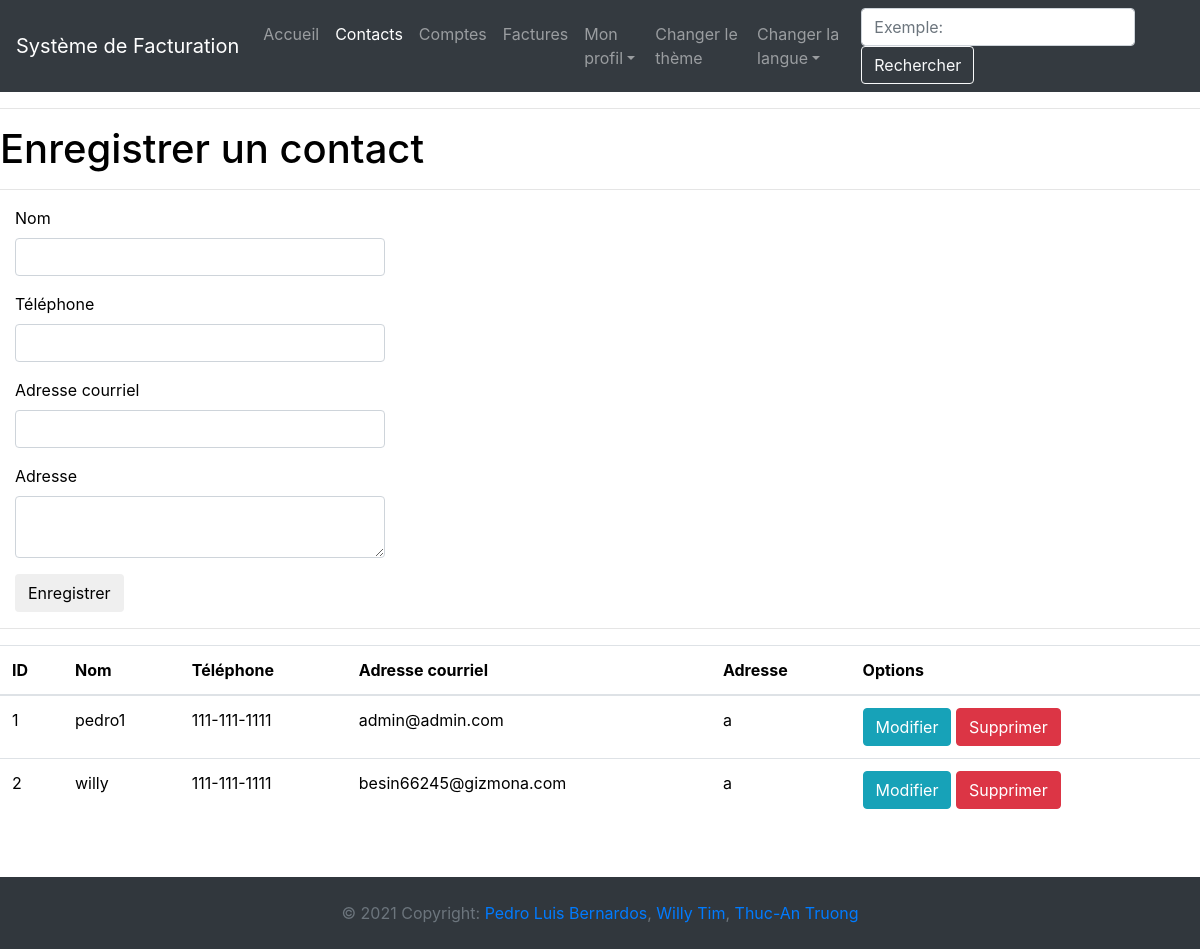
The page /contacts (signed in) on the database as committed earlier.
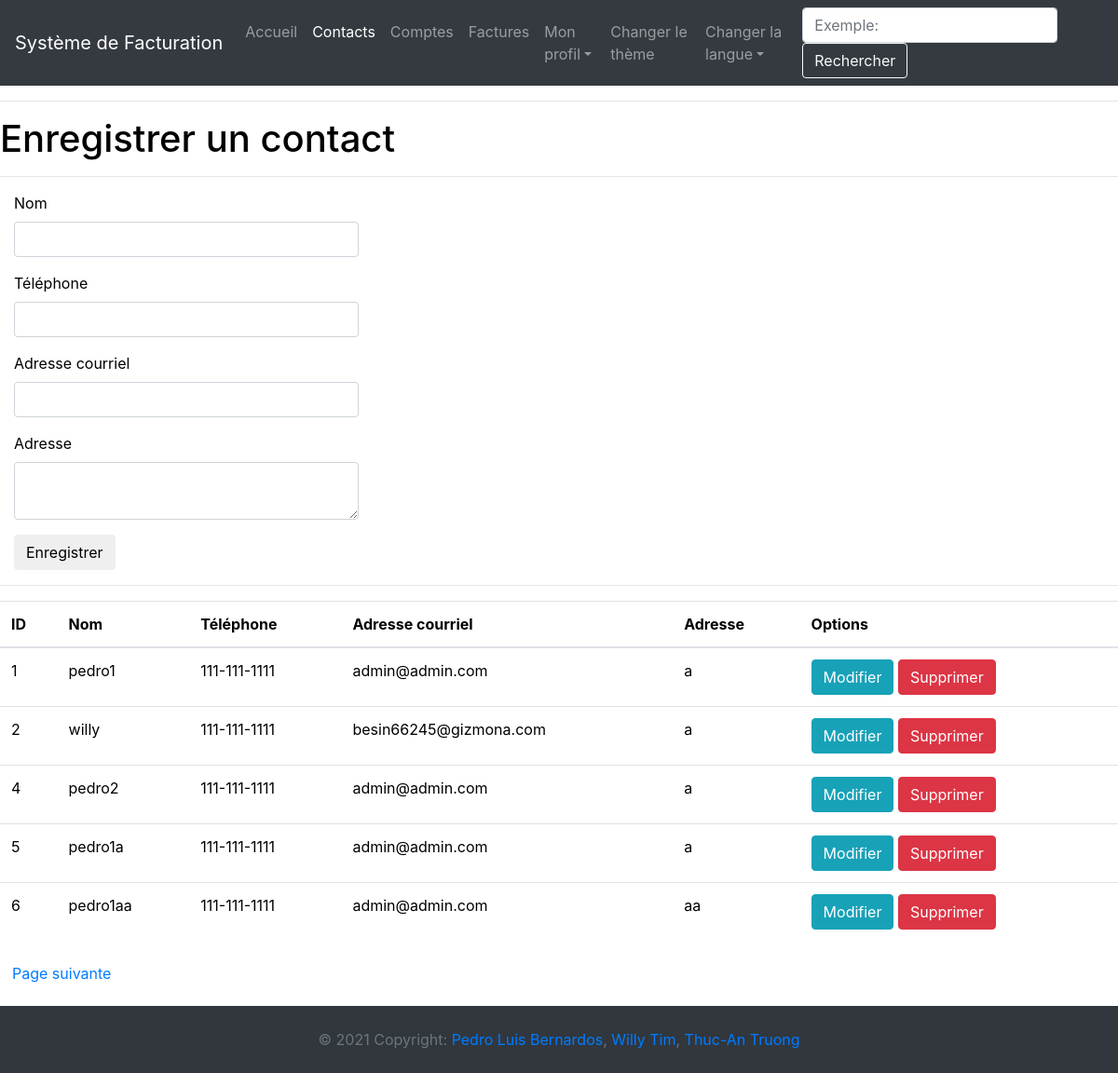
The same page on the database as committed later.
### app/models.py (models this page shows, shortened)
class Contact(db.Model):
    __tablename__ = "contact"
    id = db.Column(db.Integer, primary_key=True)
    name = db.Column(db.String(50), unique=False, nullable=False)
    phone_number = db.Column(db.String(13), unique=False, nullable=True)
    email = db.Column(db.String(120), unique=False, nullable=True)
    address = db.Column(db.String(140), unique=False, nullable=True)
    user_id = db.Column(db.Integer, db.ForeignKey('user.id'))
    profilEntreprise_id = db.Column(db.Integer, db.ForeignKey('profilEntreprise.id'))
    facture = db.relationship('Facture', back_populates="contact")
    user = relationship("User", back_populates="contact")
    profilEntreprise = relationship("CompanyProfil", back_populates="contact")

### app/entrees/routes.py (the view, shortened to what this page needs)
@bp.route('/contacts', methods=['GET', 'POST'])
@login_required
def contacts():
    if current_user.profilEntreprise:
        form = ContactForm()
        page = request.args.get('page', 1, type=int)
        contacts = Contact.query.filter_by(user_id=current_user.id, profilEntreprise_id=current_user.profil_courrant).paginate(page, app.config['CONTACTS_PAR_PAGE'], False)
        next_url = url_for('entrees.contacts', page=contacts.next_num) if contacts.has_next else None
        prev_url = url_for('entrees.contacts', page=contacts.prev_num) if contacts.has_prev else None
        return render_template("entrees/contacts.html", title=_('Contacts'), form=form, contacts=contacts.items, next_url=next_url, prev_url=prev_url)
    else:
        flash(_('Veuillez créer un profil d\'entreprise avant d\'effectuer cette action.'))
        return redirect(url_for('entrees.index'))

### app/entrees/forms.py (shortened to what this page needs)
class ContactForm(FlaskForm):
    name = StringField(_l('Nom'), validators=[DataRequired(message=_l("Veuillez entrer un nom")), Length(min=1, max=50, message=_l('Veuillez écrire entre 1 et 50 caractères'))])
    phone_number = StringField(_l('Téléphone'), [DataRequired(Length(min=12, max=12, message=_l('Veuillez entrer un numéro de téléphone (123-456-7890)')))])
    email = StringField(_l('Adresse courriel'), validators=[DataRequired(message=_l('Veuillez entrer une adresse courriel valide')), Email(message=_l('Veuillez entrer une adresse courriel valide'))])
    address = TextAreaField(_l('Adresse'), validators=[DataRequired(message=_l("Veuillez entrer une adresse")), Length(min=1, max=140, message=_l(_l('Veuillez écrire entre 1 et 140 caractères')))])
    submit = SubmitField(_l('Enregistrer'))

### app/__init__.py (called while the page is built)
@app.context_processor
def inject_conf_var():
    return dict(AVAILABLE_LANGUAGES=app.config['LANGUAGES'], CURRENT_LANGUAGE=session.get('language',request.accept_languages.best_match(app.config['LANGUAGES'].keys())))

### app/models.py (called while the page is built)
@login.user_loader
def load_user(id):
    return User.query.get(int(id))

### app/routes.py (called while the page is built)
@app.before_request
def before_request():
    if current_user.is_authenticated:
        current_user.last_seen = datetime.utcnow()
        db.session.commit()

### app/templates/entrees/contacts.html (shortened to what this page needs)
{% extends "base.html" %}
{% import 'bootstrap/wtf.html' as wtf %}
{% block app_content %}
    <h1>{{ _('Enregistrer un contact') }}</h1>
    <hr>
    {% if form %}
        <div class="form-group">
            <div class="col-md-4">
                {{ wtf.quick_form(form) }}
            </div>
        </div>
        <hr>
    {% endif %}
    <table class="table table-hover">
        <thead>
          <tr>
            <th scope="col">ID</th>
            <th scope="col">{{ _('Nom') }}</th>
            <th scope="col">{{ _('Téléphone') }}</th>
            <th scope="col">{{ _('Adresse courriel') }}</th>
            <th scope="col">{{ _('Adresse') }}</th>
            <th scope="col">{{ _('Options') }}</th>
          </tr>
        </thead>
        <tbody>
    {% for contact in contacts %}
        <tr>
            <td>{{ contact.id }}</td>
            <td>{{ contact.name }}</td>
            <td>{{ contact.phone_number }}</td>
            <td>{{ contact.email }}</td>
            <td>{{ contact.address }}</td>
            <td>
                <a class="btn btn-info" href="{{ url_for('entrees.update_contact', contact_id=contact.id) }}">{{ _('Modifier') }}</a>
                <a class="btn btn-danger" href="{{ url_for('entrees.delete_contact', contact_id=contact.id) }}">{{ _('Supprimer') }}</a>
            </td>
        </tr>
    {% endfor %}
        </tbody>
    </table>
    {% if next_url %}
        <a class="btn btn-link" href="{{ next_url }}">{{ _('Page suivante') }}</a>
    {% endif %}
    <br><br>
{% endblock %}

### app/templates/base.html (shortened to what this page needs)
{% extends 'bootstrap/base.html' %}
{% block html %}
  {% block head %}
    {% block styles %}
      <link rel="stylesheet" href="https://maxcdn.bootstrapcdn.com/bootstrap/4.0.0/css/bootstrap.min.css">
      <link rel="stylesheet" href="https://cdnjs.cloudflare.com/ajax/libs/font-awesome/4.7.0/css/font-awesome.min.css">
      <link rel="stylesheet" href="{{ url_for('static', filename='css/style.css') }}">
    {% endblock %}
  {% endblock %}
  {% block body %}
    {% block navbar %}
    <nav class="navbar navbar-expand-lg navbar-dark bg-dark">
      <a class="navbar-brand" href="{{ url_for('entrees.index') }}">{{ _('Système de Facturation') }}</a>
      <div class="collapse navbar-collapse">
        <ul class="navbar-nav mr-auto">
            <li class="nav-item {% if request.url_rule.endpoint == 'welcome' %}active {% elif request.url_rule.endpoint == 'entrees.index'%}active{% endif %}">
              <a class="nav-link" href="{{ url_for('entrees.index') }}">{{ _('Accueil') }}</a>
            </li>
            {% if current_user.is_anonymous %}
            <li class="nav-item {% if request.url_rule.endpoint == 'auth.register' %}active{% endif %}">
              <a class="nav-link" href="{{ url_for('auth.register') }}">{{ _("S'inscrire") }}</a>
            </li>
            <li class="nav-item {% if request.url_rule.endpoint == 'auth.login' %}active{% endif %}">
              <a class="nav-link" href="{{ url_for('auth.login') }}">{{ _('Se connecter') }}</a>
            </li>
            {% else %}
            <li class="nav-item {% if request.url_rule.endpoint == 'entrees.contacts' %}active{% endif %}">
              <a class="nav-link" href="{{ url_for('entrees.contacts') }}">{{ _('Contacts') }}</a>
            </li>
            <li class="nav-item {% if request.url_rule.endpoint == 'entrees.comptes' %}active{% endif %}">
              <a class="nav-link" href="{{ url_for('entrees.comptes') }}">{{ _('Comptes') }}</a>
            </li>
            <li class="nav-item">
              <a class="nav-link {% if request.url_rule.endpoint == 'entrees.bill' %}active{% endif %}" href="{{ url_for('entrees.bill') }}">{{ _("Factures") }}</a>
            </li>
            <li class="nav-item dropdown {% if request.url_rule.endpoint == 'user.user' %}active{% endif %}">
              <a class="nav-link dropdown-toggle" href="#" id="navbarDropdown" role="button" data-toggle="dropdown" aria-haspopup="true" aria-expanded="false">{{ _('Mon profil') }}</a>
            </li>
            {% endif %}
          <li class="nav-item">
            <a class="nav-link" style="cursor:pointer" id="switch" name="theme" value="test" >{{ _('Changer le thème') }}</a>
          </li>
          <li class="nav-item dropdown {% if request.url_rule.endpoint == 'user' %}active{% endif %}">
            <a class="nav-link dropdown-toggle" href="#" id="navbarDropdown" role="button" data-toggle="dropdown" aria-haspopup="true" aria-expanded="false">{{ _('Changer la langue') }}</a>
          </li>
        </ul>
        <form class="form-inline">
          <input class="form-control mr-sm-2" type="search" placeholder={{ _("Exemple: loyer") }} aria-label="Search" />
          <button class="btn btn-outline-light my-2 my-sm-0" type="submit">{{ _('Rechercher') }}</button>
        </form>
      </div>
    </nav>
    <hr>
    {% endblock %}
    {% block app_content %}{% endblock %}
  {% endblock %}
  <p><br><br></p>
  <footer class="text-center text-lg-start bg-dark text-muted">
    <div class="text-center p-4" style="background-color: rgba(0, 0, 0, 0.05);">
      © 2021 Copyright:
      <a class="text-reset fw-bold" href="https://github.com/PedroLuisBernardos">Pedro Luis Bernardos</a>, <a class="text-reset fw-bold" href="https://github.com/WillyTim">Willy Tim</a>, <a class="text-reset fw-bold" href="https://github.com/ta-truong">Thuc-An Truong</a>
    </div>
  </footer>
{% endblock %}

### app/static/css/style.css (style rules this page uses)
html { color: black; background-color: white; }
footer { position: fixed; top: auto; bottom: 0; width: 100%; display: inline-block; }

Rows that differ between the two databases and show on the page:
added Contact: id "4", name "pedro2", phone_number "111-111-1111", email "admin@admin.com", address "a"
added Contact: id "5", name "pedro1a", phone_number "111-111-1111", email "admin@admin.com", address "a"
added Contact: id "6", name "pedro1aa", phone_number "111-111-1111", email "admin@admin.com", address "aa"
Other text that changed with them:
text now shown: "Page suivante"
